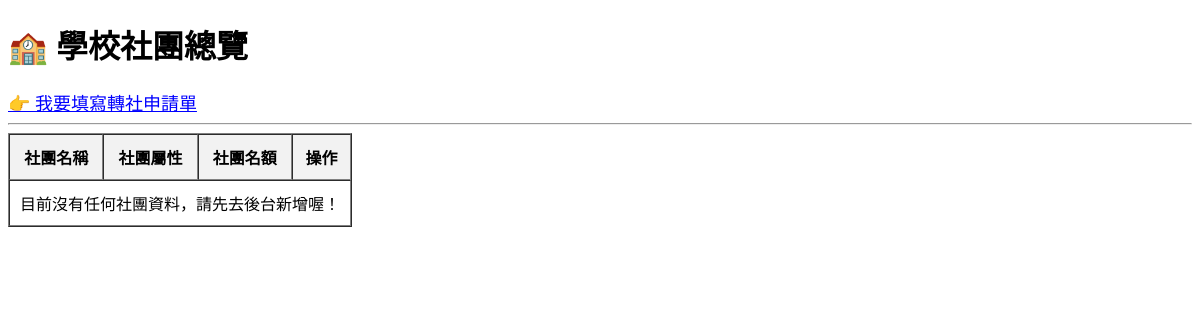
Page /club/ (signed in) on the earlier database version.
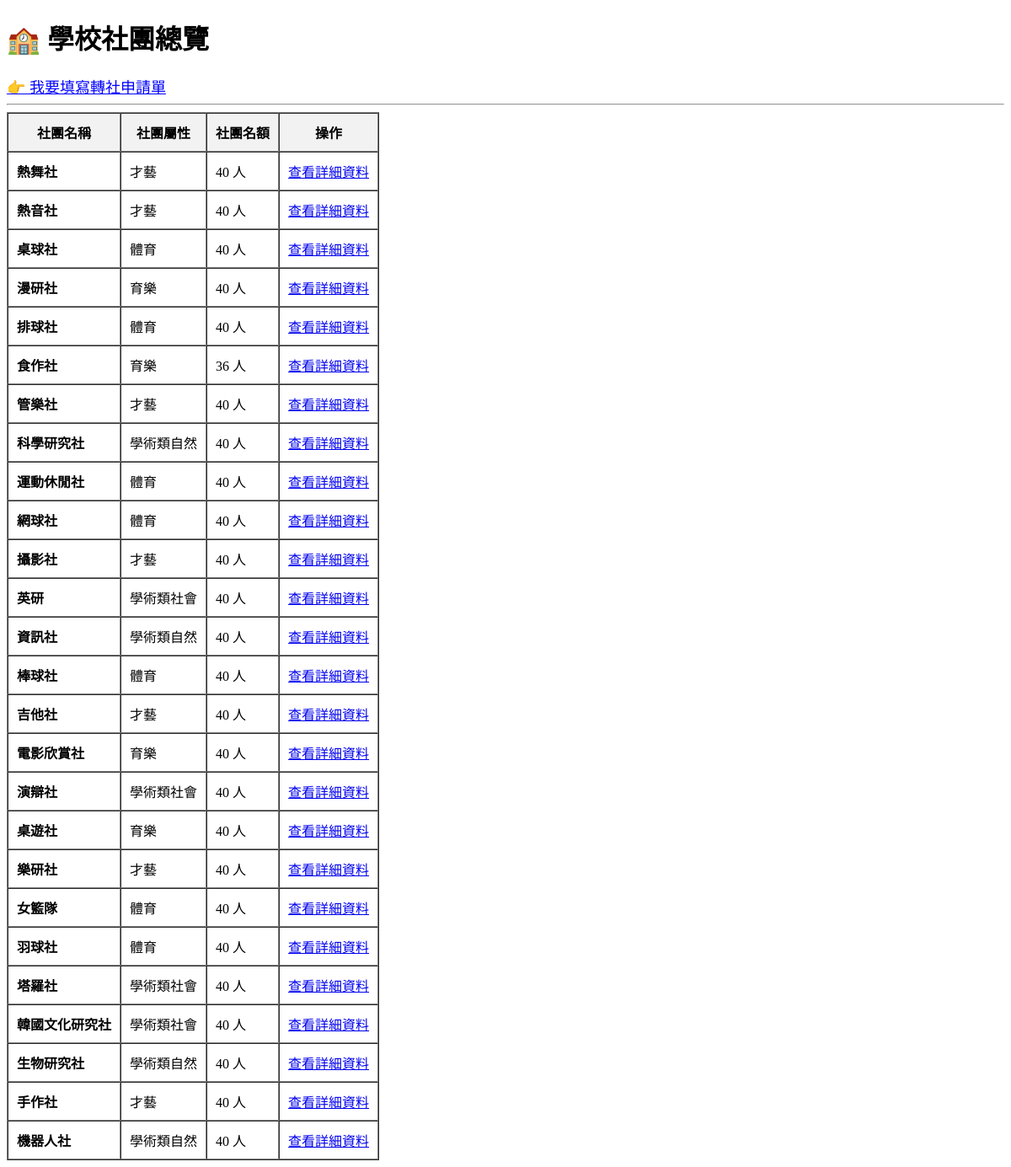
Same page on the later database version.
### em/models.py (models this page shows, shortened)
class Club(models.Model):
    CATEGORY_CHOICES = [
        ('才藝', '才藝性社團'),
        ('體育', '體育性社團'),
        ('育樂', '育樂性社團'),
        ('學術類自然', '學術類自然社團'),
        ('學術類社會', '學術類社會社團'),
    ]
    category = models.CharField(
        '社團屬性',
        max_length=10,
        choices=CATEGORY_CHOICES,
        default='才藝'
    )
    clubname = models.CharField('社團名稱', max_length=10)
    leadername = models.CharField('社長名稱', max_length=5)
    teachername = models.CharField('社師名稱', max_length=5)
    memberaccount = models.CharField('社團名額', max_length=3, default='40')

### em/views.py (the view)
# urls.py: path('club/', views.ClubList.as_view(), name='club_list'),
class ClubList(PermissionRequiredMixin, ListView):
    permission_required = 'em.view_club'
    model = Club
    template_name = 'em/club_list.html' # 記得對應你的 template 檔名

### em/templates/em/club_list.html (shortened to what this page needs)
<!DOCTYPE html>
<html>
<head>
</head>
<body>
    <h1>🏫 學校社團總覽</h1>
    <a href="{% url 'apply_add' %}" style="font-size: 18px; color: blue;">👉 我要填寫轉社申請單</a>
    <hr>
    <table border="1" cellpadding="10" cellspacing="0">
        <thead>
            <tr style="background-color: #f2f2f2;">
                <th>社團名稱</th>
                <th>社團屬性</th>
                <th>社團名額</th>
                <th>操作</th>
            </tr>
        </thead>
        <tbody>
            {% for club in object_list %}
            <tr>
                <td><strong>{{ club.clubname }}</strong></td>
                <td>{{ club.category }}</td>
                <td>{{ club.memberaccount }} 人</td>
                <td>
                    <a href="{% url 'club_detail' club.id %}">查看詳細資料</a>
                </td>
            </tr>
            {% empty %}
            <tr>
                <td colspan="4">目前沒有任何社團資料，請先去後台新增喔！</td>
            </tr>
            {% endfor %}
        </tbody>
    </table>
</body>
</html>

Differences in the rows shown:
added Club: clubname "熱舞社", category "才藝", memberaccount "40"
added Club: clubname "熱音社", category "才藝", memberaccount "40"
added Club: clubname "桌球社", category "體育", memberaccount "40"
added Club: clubname "漫研社", category "育樂", memberaccount "40"
added Club: clubname "排球社", category "體育", memberaccount "40"
added Club: clubname "食作社", category "育樂", memberaccount "36"
added Club: clubname "管樂社", category "才藝", memberaccount "40"
added Club: clubname "科學研究社", category "學術類自然", memberaccount "40"
added Club: clubname "運動休閒社", category "體育", memberaccount "40"
added Club: clubname "網球社", category "體育", memberaccount "40"
added Club: clubname "攝影社", category "才藝", memberaccount "40"
added Club: clubname "英研", category "學術類社會", memberaccount "40"
added Club: clubname "資訊社", category "學術類自然", memberaccount "40"
added Club: clubname "棒球社", category "體育", memberaccount "40"
added Club: clubname "吉他社", category "才藝", memberaccount "40"
added Club: clubname "電影欣賞社", category "育樂", memberaccount "40"
added Club: clubname "演辯社", category "學術類社會", memberaccount "40"
added Club: clubname "桌遊社", category "育樂", memberaccount "40"
added Club: clubname "樂研社", category "才藝", memberaccount "40"
added Club: clubname "女籃隊", category "體育", memberaccount "40"
added Club: clubname "羽球社", category "體育", memberaccount "40"
added Club: clubname "塔羅社", category "學術類社會", memberaccount "40"
added Club: clubname "韓國文化研究社", category "學術類社會", memberaccount "40"
added Club: clubname "生物研究社", category "學術類自然", memberaccount "40"
added Club: clubname "手作社", category "才藝", memberaccount "40"
added Club: clubname "機器人社", category "學術類自然", memberaccount "40"
Other differences:
text no longer shown: "目前沒有任何社團資料，請先去後台新增喔！"
